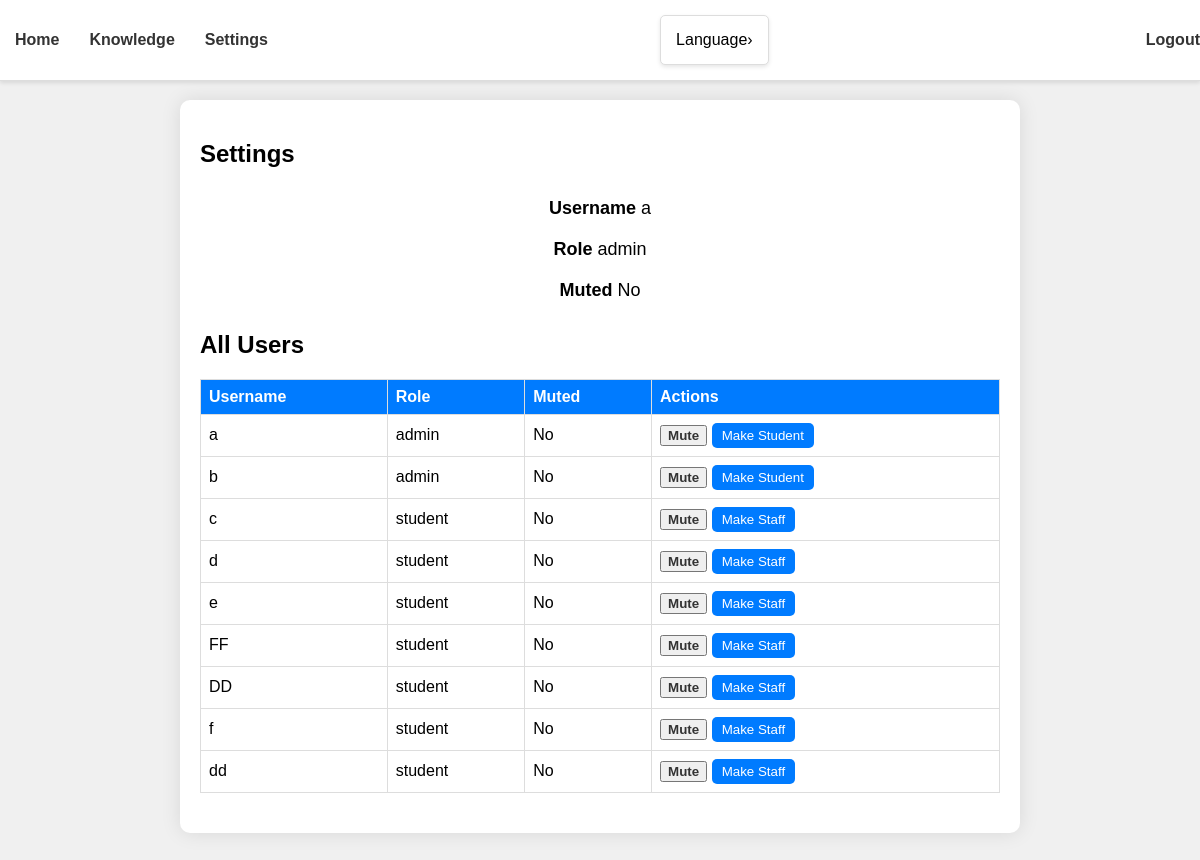
Screenshot of /settings (signed in) with the database file from the repository.
### models.py (models this page shows)
class Base(DeclarativeBase):
    pass

class User(Base):
    __tablename__ = "user"
    username: Mapped[str] = mapped_column(String, primary_key=True)
    password: Mapped[str] = mapped_column(String)
    role: Mapped[str] = mapped_column(String, nullable=False, default='student')
    is_muted: Mapped[bool] = mapped_column(Boolean, nullable=False, default=False)
    __table_args__ = (
        CheckConstraint(role.in_(['staff', 'student', 'admin']), name='role_check'),
    )

### app.py (the view)
@app.route("/settings", methods=["GET"])
def settings():
    if 'username' not in session:
        abort(403)
    username = session['username']
    user = db.get_user(username)
    if user:
        if user.role in ['admin', 'staff']:
            all_users = db.get_all_users()
        else:
            all_users = []
        return render_template('settings.jinja', user=user, username=username, all_users=all_users)
    else:
        return "Error: User not found", 404

### db.py (called while the page is built)
def get_user(username: str):
    with Session(engine) as session:
        return session.get(User, username)

def get_all_users():
    with Session(engine) as session:
        return session.query(User).all()

### templates/settings.jinja (shortened to what this page needs)
{% extends 'base.jinja' %}
{% block content %}
<main>
    <div class="settings-container">
        <h2 data-i18n="settings">Settings</h2>
        <div class="user-info">
            <p><strong data-i18n="username">Username:</strong> {{ user.username }}</p>
            <p><strong data-i18n="role">Role:</strong> {{ user.role }}</p>
            <p><strong data-i18n="muted">Muted:</strong> {{ 'Yes' if user.is_muted else 'No' }}</p>
        </div>
        {% if user.role in ['admin', 'staff'] %}
        <h2 data-i18n="all_users">All Users</h2>
        <table>
            <thead>
                <tr>
                    <th data-i18n="username">Username</th>
                    <th data-i18n="role">Role</th>
                    <th data-i18n="muted">Muted</th>
                    <th data-i18n="actions">Actions</th>
                </tr>
            </thead>
            <tbody>
                {% for u in all_users %}
                <tr>
                    <td>{{ u.username }}</td>
                    <td>{{ u.role }}</td>
                    <td>{{ 'Yes' if u.is_muted else 'No' }}</td>
                    <td>
                        {% if user.role == 'admin' or (user.role == 'staff' and u.role == 'student') %}
                        <button class="btn" onclick="toggleMute('{{ u.username }}', {{ 'false' if u.is_muted else 'true' }})" data-i18n="{{ 'unmute' if u.is_muted else 'mute' }}">
                            {{ 'Unmute' if u.is_muted else 'Mute' }}
                        </button>
                        {% endif %}
                        {% if user.role == 'admin' %}
                        <button class="role-btn" onclick="toggleRole('{{ u.username }}', '{{ 'staff' if u.role == 'student' else 'student' }}')" data-i18n="{{ 'make_staff' if u.role == 'student' else 'make_student' }}">
                            {{ 'Make Staff' if u.role == 'student' else 'Make Student' }}
                        </button>
                        {% endif %}
                    </td>
                </tr>
                {% endfor %}
            </tbody>
        </table>
        {% endif %}
    </div>
</main>
{% endblock %}

### templates/base.jinja (style rules this page uses)
.nav-links, .user-info { display: flex; align-items: center; }
.btn { color: #333; font-weight: bold; text-decoration: none; cursor: pointer; }

### templates/settings.jinja (style rules this page uses)
body { font-family: 'Arial', sans-serif; background: #f0f0f0; margin: 0; padding: 0; height: 100vh; }

### rows the page displays
User: username "a", role "admin", is_muted "No", is_muted "Mute", role "Make Student"
User: username "b", role "admin", is_muted "No", is_muted "Mute", role "Make Student"
User: username "c", role "student", is_muted "No", is_muted "Mute", role "Make Staff"
User: username "d", role "student", is_muted "No", is_muted "Mute", role "Make Staff"
User: username "e", role "student", is_muted "No", is_muted "Mute", role "Make Staff"
User: username "FF", role "student", is_muted "No", is_muted "Mute", role "Make Staff"
User: username "DD", role "student", is_muted "No", is_muted "Mute", role "Make Staff"
User: username "f", role "student", is_muted "No", is_muted "Mute", role "Make Staff"
User: username "dd", role "student", is_muted "No", is_muted "Mute", role "Make Staff"
